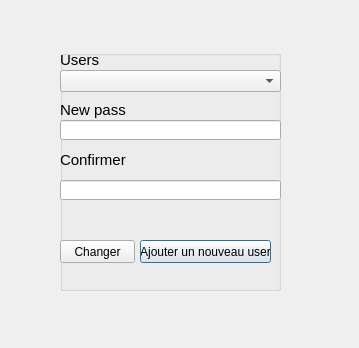
<?xml version="1.0" encoding="UTF-8"?>
<ui version="4.0">
 <class>admininterface</class>
 <widget class="QDialog" name="admininterface">
  <property name="geometry">
   <rect>
    <x>0</x>
    <y>0</y>
    <width>359</width>
    <height>348</height>
   </rect>
  </property>
  <property name="windowTitle">
   <string>Users</string>
  </property>
  <property name="windowIcon">
   <iconset resource="rsc1.qrc">
    <normaloff>:/resources/img/oneuser.png</normaloff>:/resources/img/oneuser.png</iconset>
  </property>
  <widget class="QGroupBox" name="groupBox">
   <property name="geometry">
    <rect>
     <x>60</x>
     <y>50</y>
     <width>221</width>
     <height>241</height>
    </rect>
   </property>
   <property name="title">
    <string/>
   </property>
   <widget class="QPushButton" name="pushButton_2">
    <property name="geometry">
     <rect>
      <x>80</x>
      <y>190</y>
      <width>131</width>
      <height>23</height>
     </rect>
    </property>
    <property name="text">
     <string>Ajouter un nouveau user</string>
    </property>
   </widget>
   <widget class="QLabel" name="label_2">
    <property name="geometry">
     <rect>
      <x>0</x>
      <y>50</y>
      <width>71</width>
      <height>21</height>
     </rect>
    </property>
    <property name="text">
     <string>&lt;html&gt;&lt;head/&gt;&lt;body&gt;&lt;p&gt;&lt;span style=&quot; font-size:11pt;&quot;&gt;New pass&lt;/span&gt;&lt;/p&gt;&lt;/body&gt;&lt;/html&gt;</string>
    </property>
   </widget>
   <widget class="QLineEdit" name="lineEdit_2">
    <property name="geometry">
     <rect>
      <x>0</x>
      <y>130</y>
      <width>221</width>
      <height>20</height>
     </rect>
    </property>
   </widget>
   <widget class="QComboBox" name="comboBox">
    <property name="geometry">
     <rect>
      <x>0</x>
      <y>20</y>
      <width>221</width>
      <height>22</height>
     </rect>
    </property>
   </widget>
   <widget class="QLabel" name="label_3">
    <property name="geometry">
     <rect>
      <x>0</x>
      <y>100</y>
      <width>91</width>
      <height>21</height>
     </rect>
    </property>
    <property name="text">
     <string>&lt;html&gt;&lt;head/&gt;&lt;body&gt;&lt;p&gt;&lt;span style=&quot; font-size:11pt;&quot;&gt;Confirmer&lt;/span&gt;&lt;/p&gt;&lt;/body&gt;&lt;/html&gt;</string>
    </property>
   </widget>
   <widget class="QPushButton" name="pushButton">
    <property name="geometry">
     <rect>
      <x>0</x>
      <y>190</y>
      <width>75</width>
      <height>23</height>
     </rect>
    </property>
    <property name="text">
     <string>Changer</string>
    </property>
   </widget>
   <widget class="QLabel" name="label">
    <property name="geometry">
     <rect>
      <x>0</x>
      <y>0</y>
      <width>51</width>
      <height>20</height>
     </rect>
    </property>
    <property name="text">
     <string>&lt;html&gt;&lt;head/&gt;&lt;body&gt;&lt;p&gt;&lt;span style=&quot; font-size:11pt;&quot;&gt;Users&lt;/span&gt;&lt;/p&gt;&lt;/body&gt;&lt;/html&gt;</string>
    </property>
   </widget>
   <widget class="QLineEdit" name="lineEdit">
    <property name="geometry">
     <rect>
      <x>0</x>
      <y>70</y>
      <width>221</width>
      <height>20</height>
     </rect>
    </property>
   </widget>
  </widget>
 </widget>
 <resources>
  <include location="rsc1.qrc"/>
 </resources>
 <connections/>
</ui>
